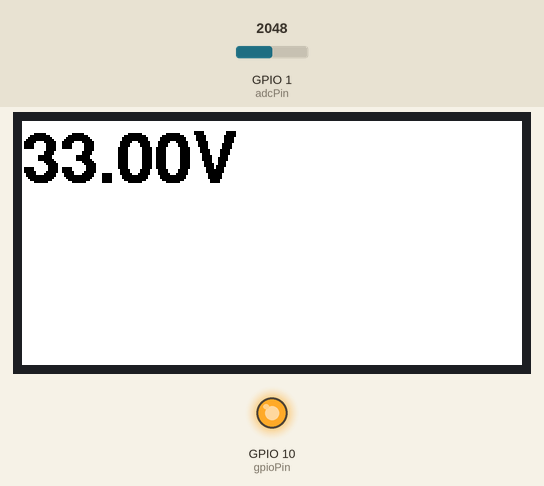
This sketch was run on a simulated ESP32-S3. On the bench: 250×122 colour display, output pins drawn as LEDs (lit = HIGH). Inputs (shaded band) come from the test bench; at power-on: GPIO 1 (adcPin) = 2048. What the sketch prints to the serial monitor is not drawn.

Above: at 15.1 s.
Timing chart, 0 to 16.6 s (numbered marks = the images above):
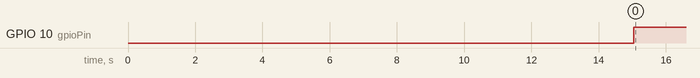

The sketch:

3c_display.ino
```cpp
#include <GxEPD2_BW.h>       // Include GxEPD2 library for ePaper
#include <GxEPD2_3C.h>       // Tri-color ePaper support
#include <Adafruit_GFX.h>    // Adafruit GFX library for font support

//#include "open_sans_quick_16.h"
//#define VOLTAGE_FONT &Open_Sans_Light_16Bitmaps

#include <Fonts/FreeSansBold18pt7b.h>
#define VOLTAGE_FONT &FreeSansBold18pt7b

// Define display and pins for 2.13-inch tri-color ePaper
//#define MAX_DISPLAY_BUFFER_SIZE 8192 // Adjust if needed based on RAM limitations

//GxEPD2_3C<GxEPD2_213c, MAX_DISPLAY_BUFFER_SIZE> display(GxEPD2_213c(/*CS*/ 15, /*DC*/ 4, /*RST*/ 5, /*BUSY*/ 16));
//GxEPD2_3C<GxEPD2_213c, MAX_DISPLAY_BUFFER_SIZE> display(GxEPD2_213c(/*CS*/ 15, /*DC*/ 4, /*RST*/ 5, /*BUSY*/ 16));

GxEPD2_3C<GxEPD2_213_Z98c, GxEPD2_213_Z98c::HEIGHT> display(GxEPD2_213_Z98c(/*CS=D8*/ 15, /*DC=D3*/ 0, /*RST=D4*/ 2, /*BUSY=D5*/ 4)); // GDEY0213Z98 122x250, SSD1680

//GxEPD2_BW<GxEPD2_213_B74, GxEPD2_213_B74::HEIGHT> display(GxEPD2_213_B74(/*CS=D8*/ 15, /*DC=D3*/ 0, /*RST=D4*/ 2, /*BUSY=D2*/ 4)); // GDEM0213B74 122x250, SSD1680

const int gpioPin = 10;  // GPIO10 (S3) to control
const int adcPin = A0;  // Pin to measure voltage (use a voltage divider to scale 12V to ESP8266 ADC range)
const float voltageDividerRatio = 5.0;  // Adjust based on your voltage divider (e.g., 4:1 for 12V to 3.3V scaling)
const float highThreshold = 14.0;       // Voltage threshold to stay awake
const float lowThreshold = 13.8;        // Voltage threshold to go back to deep sleep
const float redThreshold = 12.8;        // Display red for voltages below this

void setup() {
  pinMode(gpioPin, OUTPUT);
  digitalWrite(gpioPin, LOW);  // Start with GPIO4 off
  Serial.begin(115200);

  // Initialize the ePaper display
  display.init(115200);
  display.setRotation(1);  // Rotate for landscape view
//  display.setPartialWindow(0, 0, 64,64);

  display.setTextColor(GxEPD_BLACK); // Default to black text
//  display.setFont(&FreeSansBold18pt7b); // Set larger font from Adafruit GFX library
  display.setFont(VOLTAGE_FONT); // Set larger font from Adafruit GFX library

//  display.fillScreen(GxEPD_WHITE); // Clear display with white background
  //display.display(); // Apply changes
}

void loop() {
  float batteryVoltage = readBatteryVoltage();

  Serial.print("Battery Voltage: ");
  Serial.println(batteryVoltage);
  displayVoltage(batteryVoltage); // Display the current voltage on ePaper

  if (batteryVoltage > highThreshold) {
    Serial.println("Voltage is above 14V, staying awake...");
    digitalWrite(gpioPin, HIGH);  // Turn on GPIO4

    // Monitor the voltage every 60 seconds
    while (batteryVoltage > lowThreshold) {
      delay(60000);  // Wait for 60 seconds
      batteryVoltage = readBatteryVoltage();
      Serial.print("Monitoring Voltage: ");
      Serial.println(batteryVoltage);
      displayVoltage(batteryVoltage); // Update voltage on ePaper
    }

    // Once voltage falls below 13.8V, turn off GPIO4 and go back to sleep
    Serial.println("Voltage dropped below 13.8V, turning off GPIO4 and going to sleep...");
    digitalWrite(gpioPin, LOW);
    goToDeepSleep();
  } else {
    Serial.println("Voltage is below 14V, going to deep sleep...");
//    delay(5000);
    goToDeepSleep();
  }
}

// Function to display battery voltage on ePaper
void displayVoltage(float voltage) {
  display.fillScreen(GxEPD_WHITE);  // Clear the display
  // Set text color based on voltage threshold
  if (voltage < redThreshold) {
    display.setTextColor(GxEPD_RED);  // Display red text for voltages below 12.8V
 //   display.setTextColor(GxEPD_BLACK);  // Display red text for voltages below 12.8V

  } else {
    display.setTextColor(GxEPD_BLACK);  // Display black text for voltages above 12.8V
  }

  // Display the voltage on ePaper
  display.setCursor(00, 30);  // Adjust position if necessary
//  display.print("Voltage: ");
  display.print(voltage, 2);  // Print voltage with 2 decimal places
  display.println("V");

  display.display();  // Refresh the ePaper display to show changes
}

// Function to read the battery voltage from ADC
float readBatteryVoltage() {
  int analogValue = analogRead(adcPin);  // Read from A0 pin
  float voltage = (analogValue / 1024.0) * 3.3 * voltageDividerRatio;  // Convert ADC reading to voltage
  return voltage;
}

// Function to go to deep sleep
void goToDeepSleep() {
  Serial.flush();
  display.hibernate();  // Put ePaper display in low-power mode
  ESP.deepSleep(60*1000000);  // Sleep for 10 seconds (in microseconds)
}
```

Measured:
- by itself, GPIO 10 (gpioPin): LOW → HIGH at 15.1 s
